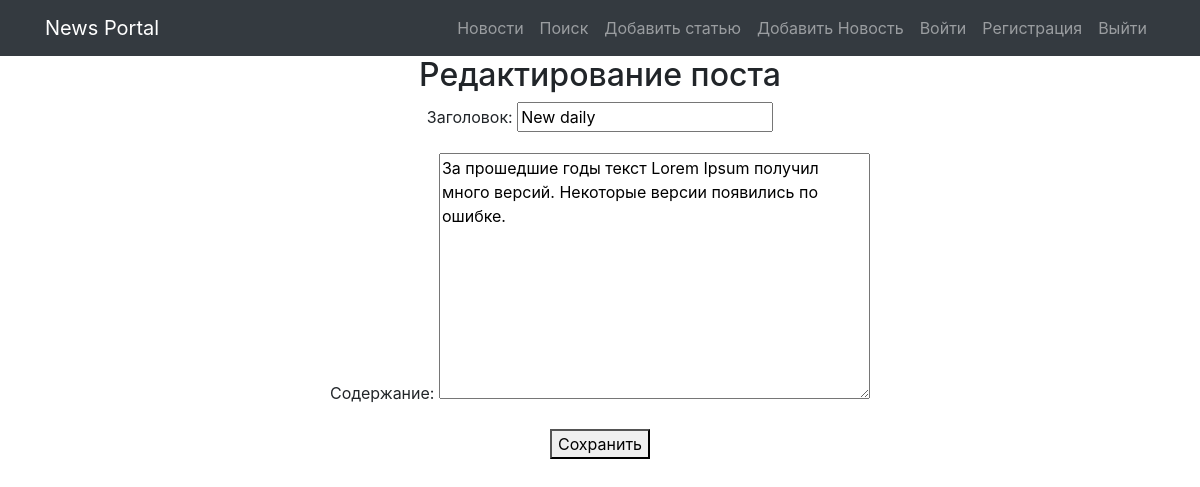
The page /news/4/edit/ on the database as committed earlier.
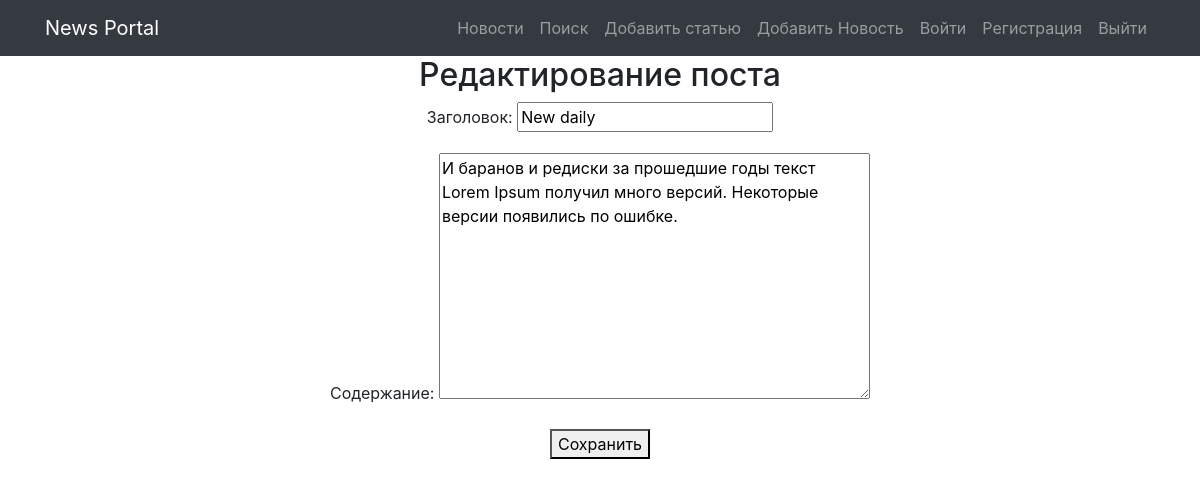
The same page on the database as committed later.
### news/models.py (models this page shows, shortened)
class Post(models.Model):
    class Meta:
        verbose_name = 'Пост'
        verbose_name_plural = 'Посты'
    ARTICLE = 'article'
    NEWS = 'news'
    POST_TYPES = [
        (ARTICLE, 'Статья'),
        (NEWS, 'Новость'),
    ]
    author = models.ForeignKey(Author, verbose_name='Автор', on_delete=models.CASCADE)
    post_type = models.CharField(max_length=10, verbose_name='тип поста', choices=POST_TYPES)
    created_at = models.DateTimeField(auto_now_add=True)
    category = models.ManyToManyField(Category, verbose_name='Категория', through='PostCategory')
    title = models.CharField(max_length=200, verbose_name='Заголовок')
    text = models.TextField(verbose_name='Содержание')
    rating = models.IntegerField(default=0, verbose_name='Рейтинг')

### news/views.py (the view)
# urls.py: path('news/<int:pk>/edit/', PostUpdateView.as_view(), name='post_update'),
class PostUpdateView(UpdateView):
    model = Post
    template_name = 'news/post_update.html'
    fields = ['title', 'text']  # Указать необходимые поля для редактирования

### templates/news/post_update.html (shortened to what this page needs)
{% extends 'flatpages/default.html' %}
{% block content %}
  <h2>Редактирование поста</h2>
  <form method="post">
    {{ form.as_p }}
    <button type="submit">Сохранить</button>
  </form>
{% endblock %}

Rows that differ between the two databases and show on the page:
changed Post "New daily": text "За прошедшие годы текст Lorem Ipsum получил много версий. Некоторые версии появились по ошибке." → "И баранов и редиски за прошедшие годы текст Lorem Ipsum получил много версий. Некоторые версии появились по ошибке."
